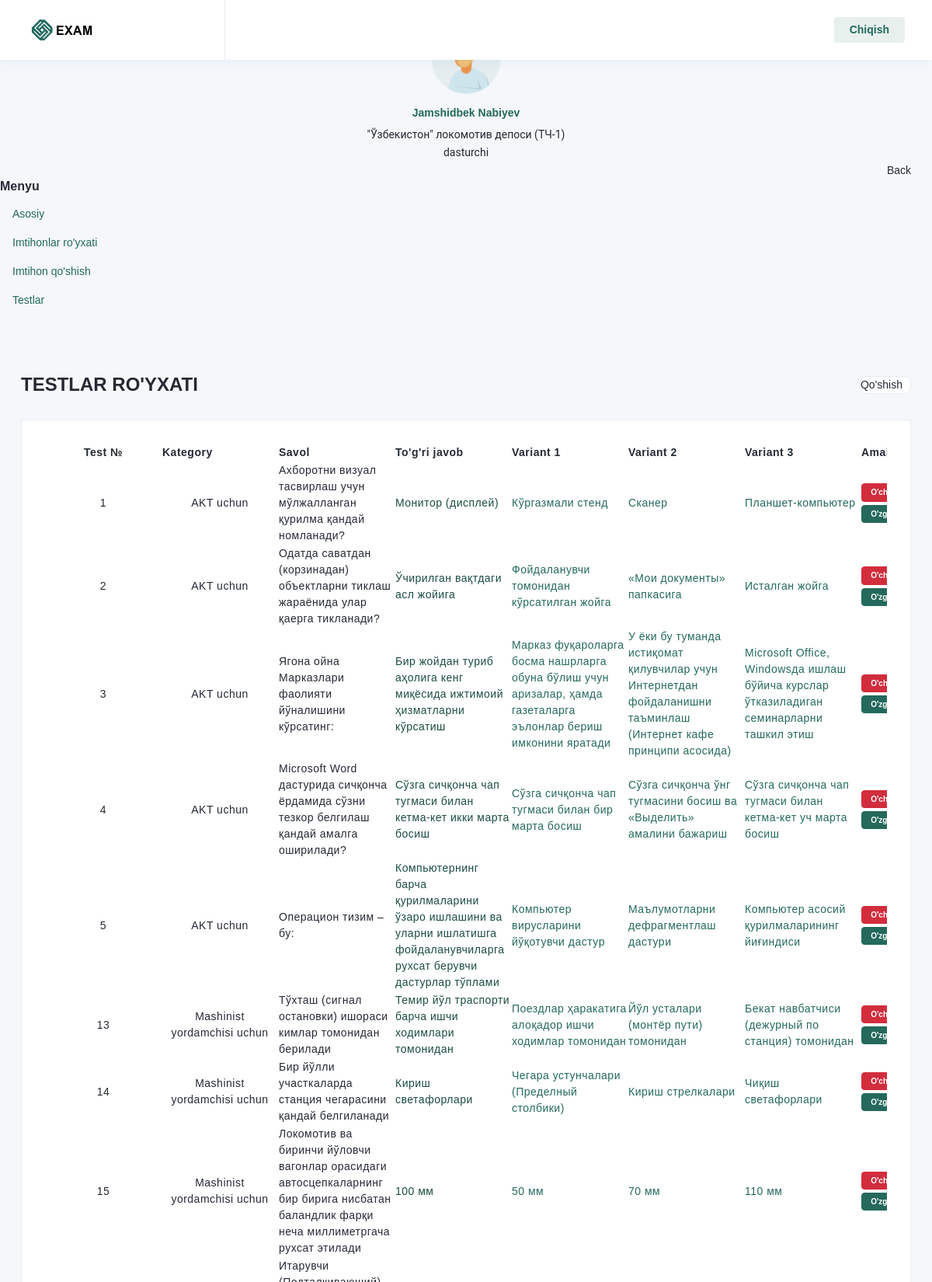
Screenshot of /profiles/operator/tests/ (signed in, upper part) with the database file from the repository.
### profiles/models.py (models this page shows, shortened)
class Profile(models.Model):
    user = models.OneToOneField(User, on_delete=models.CASCADE)
    company = models.ForeignKey(Company, on_delete=models.CASCADE)
    role = models.ForeignKey(Role, on_delete=models.CASCADE)
    fullname = models.CharField(max_length=100)
    position = models.CharField(max_length=255)
    pin = models.CharField(max_length=20)
    image = models.ImageField(null=True, blank=True, upload_to='3x4')
    phone_number = models.CharField(max_length=20, null=True, blank=True)
    tabel_num = models.CharField(max_length=20, null=True, blank=True)
    seniority_railway = models.DateField(null=True, blank=True)
    seniority_position = models.DateField(null=True, blank=True)
    passport_pdf = models.FileField(upload_to=r"documents", null=True, blank=True)
    work_record_pdf = models.FileField(upload_to=r"documents", null=True, blank=True)
    med_card_pdf = models.FileField(upload_to=r"documents", null=True, blank=True)
    recommendation_pdf = models.FileField(upload_to=r"documents", null=True, blank=True)

class Company(models.Model):
    name = models.CharField(max_length=255, unique=True)

### exams/models.py (models this page shows, shortened)
class Test(models.Model):
    LEVELS = [
        ('easy', 'Oson'),
        ('middle', "O'rta"),
        ('hard', 'Qiyin'),
    ]
    category = models.ForeignKey(Category, on_delete=models.CASCADE)
    question = models.TextField()
    option1 = models.TextField()
    option2 = models.TextField()
    option3 = models.TextField()
    correct_option = models.TextField()
    difficulty = models.TextField(choices=LEVELS, default='middle')

class Category(models.Model):
    name = models.CharField(max_length=100)

### profiles/views.py (the view)
# urls.py: path('operator/tests/', operator_tests_view, name='operator_tests'),
@login_required
def operator_tests_view(request):
    tests = Test.objects.all()
    return render(request, 'profiles/operator-tests.html', {'tests': tests})

### exams/context_processors.py (called while the page is built)
def finish_unfinished_exams(request):
    now = timezone.now()
    unfinished_exams = Exam.objects.filter(deadline__isnull=False, ended__isnull=True)
    for uf_exam in unfinished_exams:
        if uf_exam.deadline <= now:
            uf_exam.ended = uf_exam.deadline
            uf_exam.save()
    return {}

### templates/profiles/operator-tests.html (shortened to what this page needs)
{% extends 'profiles/operator-base.html' %}
{% load static %}
{% block head %}
    <link rel="stylesheet" type="text/css" href="{% static 'assets/css/fontawesome.css' %}">
    <link rel="stylesheet" type="text/css" href="{% static 'assets/css/icofont.css' %}">
    <link rel="stylesheet" type="text/css" href="{% static 'assets/css/themify.css' %}">
    <link rel="stylesheet" type="text/css" href="{% static 'assets/css/flag-icon.css' %}">
    <link rel="stylesheet" type="text/css" href="{% static 'assets/css/feather-icon.css' %}">
    <link rel="stylesheet" type="text/css" href="{% static 'assets/css/datatables.css' %}">
    <link rel="stylesheet" type="text/css" href="{% static 'assets/css/owlcarousel.css' %}">
    <link rel="stylesheet" type="text/css" href="{% static 'assets/css/rating.css' %}">
    <link rel="stylesheet" type="text/css" href="{% static 'assets/css/bootstrap.css' %}">
    <link rel="stylesheet" type="text/css" href="{% static 'assets/css/style.css' %}">
    <link id="color" rel="stylesheet" href="{% static 'assets/css/color-1.css' %}" media="screen">
    <link rel="stylesheet" type="text/css" href="{% static 'assets/css/responsive.css' %}">
{% endblock %}
{% block body %}
<div class="page-body">
    <div class="container-fluid">
        <div class="page-header">
            <div class="row">
                <div class="col-sm-6">
                    <h3>TESTLAR RO'YXATI</h3>
                </div>
                <div class="col-sm-6">
                    <div class="bookmark">
                        <ul>
                            <li><a href="{% url 'profiles:operator_add_test' %}" data-container="body" data-bs-toggle="popover" style="padding-right: 10px;"
                                   data-placement="top" title="" data-original-title="addTest">Qo'shish</a></li>
                        </ul>
                    </div>
                </div>
            </div>
        </div>
    </div>
    <div class="container-fluid list-products">
        <div class="row">
            <div class="col-sm-12">
                <div class="card">
                    <div class="card-body">
                        <div class="table-responsive product-table">
                            <table class="display" id="basic-1">
                                <thead>
                                <tr>
                                    <th style="padding: 0px; text-align: center;">Test №</th>
                                    <th>Kategory</th>
                                    <th>Savol</th>
                                    <th>To'g'ri javob</th>
                                    <th>Variant 1</th>
                                    <th>Variant 2</th>
                                    <th>Variant 3</th>
                                    <th>Amallar</th>
                                </tr>
                                </thead>
                                <tbody>
                                {% for test in tests %}
                                    <tr>
                                        <td style="text-align: center;">
                                            {{ test.id }}
                                        </td>
                                        <td style="text-align: center;">
                                            {{ test.category.name }}
                                        </td>
                                        <td>{{ test.question }}</td>
                                        <td class="font-success">{{ test.correct_option }}</td>
                                        <td class="font-primary">{{ test.option1 }}</td>
                                        <td class="font-primary">{{ test.option2 }}</td>
                                        <td class="font-primary">{{ test.option3 }}</td>
                                        <td>
                                            <button class="btn btn-danger btn-xs mb-1" type="button"
                                                    data-original-title="btn btn-danger btn-xs" title="">O'chirish
                                            </button>
                                            <button class="btn btn-primary btn-xs" type="button"
                                                    data-original-title="btn btn-danger btn-xs" title="">O'zgartirish
                                            </button>
                                        </td>
                                    </tr>
                                {% endfor %}
                                </tbody>
                            </table>
                        </div>
                    </div>
                </div>
            </div>
        </div>
    </div>
</div>
{% endblock %}

### templates/profiles/operator-base.html (shortened to what this page needs)
<!DOCTYPE html>
{% load static %}
<html lang="en">
<head>
    {% block head %}{% endblock %}
</head>
<body>
<div class="page-wrapper" id="pageWrapper">
    <div class="page-main-header">
        <div class="main-header-right row m-0">
            <div class="main-header-left">
                <div class="logo-wrapper"><a href="index.html"><img class="img-fluid"
                                                                    src="{% static 'assets/images/logo/logo.png' %}" alt=""></a>
                </div>
                <div class="toggle-sidebar"></div>
            </div>
            <div class="nav-right col pull-right right-menu p-0">
                <ul class="nav-menus">
                    <li></li>
                    <li class="onhover-dropdown p-0">
                        <button class="btn btn-primary-light" type="button"><a href="{% url 'profiles:logout' %}">Chiqish</a></button>
                    </li>
                </ul>
            </div>
        </div>
    </div>
    <div class="page-body-wrapper horizontal-menu">
        <header class="main-nav">
            <div class="sidebar-user text-center"><a class="setting-primary" href="javascript:void(0)"></a><img class="img-90 rounded-circle"
                <a href="#">
                    <h6 class="mt-3 f-14 f-w-600">{{ user.profile.fullname }}</h6></a>
                <p class="mb-0 font-roboto">{{ user.profile.company.name }}</p>
                <p class="mb-0 font-roboto">{{ user.profile.position }}</p>
            </div>
            <nav>
                <div class="main-navbar">
                    <div id="mainnav">
                        <ul class="nav-menu custom-scrollbar">
                            <li class="back-btn">
                                <div class="mobile-back text-end"><span>Back</span><i class="fa fa-angle-right ps-2"
                                                                                      aria-hidden="true"></i></div>
                            </li>
                            <li class="sidebar-main-title">
                                <div>
                                    <h6>Menyu </h6>
                                </div>
                            </li>
                            <li class="dropdown"><a class="nav-link menu-title link-nav" href="{% url 'profiles:operator_dashboard' %}">
                                <span>Asosiy</span></a></li>
                            <li class="dropdown"><a class="nav-link menu-title link-nav" href="{% url 'profiles:operator_exams' %}">
                                <span>Imtihonlar ro'yxati</span></a></li>
                            <li class="dropdown"><a class="nav-link menu-title link-nav" href="{% url 'profiles:operator_add_exam' %}"><span>Imtihon qo'shish</span></a></li>
                            <li class="dropdown"><a class="nav-link menu-title link-nav" href="{% url 'profiles:operator_tests' %}">
                                <span>Testlar</span></a></li>
                        </ul>
                    </div>
                </div>
            </nav>
        </header>
        {% block body %}
        {% endblock %}
    </div>
</div>
</body>
</html>

### staticfiles/assets/css/themify.css (style rules this page uses)
.pull-right { float: right; }

### rows the page displays
Test: id "1", category.name "AKT uchun", question "Ахборотни визуал тасвирлаш учун мўлжалланган қурилма қандай номланади?", correct_option "Монитор (дисплей)", option1 "Кўргазмали стенд", option2 "Сканер", option3 "Планшет-компьютер"
Test: id "2", category.name "AKT uchun", question "Одатда саватдан (корзинадан) объектларни тиклаш жараёнида улар қаерга тикланади?", correct_option "Ўчирилган вақтдаги асл жойига", option1 "Фойдаланувчи томонидан кўрсатилган жойга", option2 "«Мои документы» папкасига", option3 "Исталган жойга"
Test: id "3", category.name "AKT uchun", question "Ягона ойна Марказлари фаолияти йўналишини кўрсатинг:", correct_option "Бир жойдан туриб аҳолига кенг миқёсида ижтимоий ҳизматларни кўрсатиш", option1 "Марказ фуқароларга босма нашрларга обуна бўлиш учун аризалар, ҳамда газеталарга эълонлар бериш имконини яратади", option2 "У ёки бу туманда истиқомат қилувчилар учун Интернетдан фойдаланишни таъминлаш (Интернет кафе принципи асосида)", option3 "Microsoft Office, Windowsда ишлаш бўйича курслар ўтказиладиган семинарларни ташкил этиш"
Test: id "4", category.name "AKT uchun", question "Microsoft Word дастурида сичқонча ёрдамида сўзни тезкор белгилаш қандай амалга оширилади?", correct_option "Сўзга сичқонча чап тугмаси билан кетма-кет икки марта босиш", option1 "Сўзга сичқонча чап тугмаси билан бир марта босиш", option2 "Сўзга сичқонча ўнг тугмасини босиш ва «Выделить» амалини бажариш", option3 "Сўзга сичқонча чап тугмаси билан кетма-кет уч марта босиш"
Test: id "5", category.name "AKT uchun", question "Операцион тизим – бу:", correct_option "Компьютернинг барча қурилмаларини ўзаро ишлашини ва уларни ишлатишга фойдаланувчиларга рухсат берувчи дастурлар тўплами", option1 "Компьютер вирусларини йўқотувчи дастур", option2 "Маълумотларни дефрагментлаш дастури", option3 "Компьютер асосий қурилмаларининг йиғиндиси"
Test: id "13", category.name "Mashinist yordamchisi uchun", question "Тўхташ (сигнал остановки) ишораси кимлар томонидан берилади", correct_option "Темир йўл траспорти барча ишчи ходимлари томонидан", option1 "Поездлар ҳаракатига алоқадор ишчи ходимлар томонидан", option2 "Йўл усталари (монтёр пути) томонидан", option3 "Бекат навбатчиси (дежурный по станция) томонидан"
Test: id "14", category.name "Mashinist yordamchisi uchun", question "Бир йўлли участкаларда станция чегарасини қандай белгиланади", correct_option "Кириш светафорлари", option1 "Чегара устунчалари (Пределный столбики)", option2 "Кириш стрелкалари", option3 "Чиқиш светафорлари"
Test: id "15", category.name "Mashinist yordamchisi uchun", question "Локомотив ва биринчи йўловчи вагонлар орасидаги автосцепкаларнинг бир бирига нисбатан баландлик фарқи неча миллиметргача рухсат этилади", correct_option "100 мм", option1 "50 мм", option2 "70 мм", option3 "110 мм"

### other values shown
{{ user.profile.fullname }} "Jamshidbek Nabiyev"
{{ user.profile.company.name }} "\"Ўзбекистон\" локомотив депоси (ТЧ-1)"
{{ user.profile.position }} "dasturchi"
